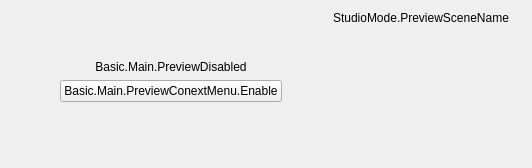
  <widget class="QWidget" name="centralwidget">
   <layout class="QVBoxLayout" name="verticalLayout">
    <item>
     <layout class="QHBoxLayout" name="horizontalLayout_2">
      <item>
       <layout class="QHBoxLayout" name="previewLayout">
        <property name="spacing">
         <number>2</number>
        </property>
        <item>
         <widget class="QFrame" name="previewDisabledWidget">
          <property name="sizePolicy">
           <sizepolicy hsizetype="Expanding" vsizetype="Expanding">
            <horstretch>0</horstretch>
            <verstretch>0</verstretch>
           </sizepolicy>
          </property>
          <layout class="QVBoxLayout" name="verticalLayout_7">
           <item>
            <spacer name="verticalSpacer_2">
             <property name="orientation">
              <enum>Qt::Vertical</enum>
             </property>
             <property name="sizeHint" stdset="0">
              <size>
               <width>20</width>
               <height>40</height>
              </size>
             </property>
            </spacer>
           </item>
           <item>
            <widget class="QLabel" name="label">
             <property name="sizePolicy">
              <sizepolicy hsizetype="Preferred" vsizetype="Preferred">
               <horstretch>0</horstretch>
               <verstretch>0</verstretch>
              </sizepolicy>
             </property>
             <property name="text">
              <string>Basic.Main.PreviewDisabled</string>
             </property>
             <property name="alignment">
              <set>Qt::AlignCenter</set>
             </property>
            </widget>
           </item>
           <item>
            <layout class="QHBoxLayout" name="horizontalLayout">
             <item>
              <spacer name="horizontalSpacer_2">
               <property name="orientation">
                <enum>Qt::Horizontal</enum>
               </property>
               <property name="sizeHint" stdset="0">
                <size>
                 <width>40</width>
                 <height>20</height>
                </size>
               </property>
              </spacer>
             </item>
             <item>
              <widget class="QPushButton" name="enablePreviewButton">
               <property name="text">
                <string>Basic.Main.PreviewConextMenu.Enable</string>
               </property>
              </widget>
             </item>
             <item>
              <spacer name="horizontalSpacer_3">
               <property name="orientation">
                <enum>Qt::Horizontal</enum>
               </property>
               <property name="sizeHint" stdset="0">
                <size>
                 <width>40</width>
                 <height>20</height>
                </size>
               </property>
              </spacer>
             </item>
            </layout>
           </item>
           <item>
            <spacer name="verticalSpacer_3">
             <property name="orientation">
              <enum>Qt::Vertical</enum>
             </property>
             <property name="sizeHint" stdset="0">
              <size>
               <width>20</width>
               <height>40</height>
              </size>
             </property>
            </spacer>
           </item>
          </layout>
         </widget>
        </item>
        <item>
         <layout class="QVBoxLayout" name="previewTextLayout">
          <property name="spacing">
           <number>0</number>
          </property>
          <item>
           <widget class="QLabel" name="previewLabel">
            <property name="sizePolicy">
             <sizepolicy hsizetype="Ignored" vsizetype="Preferred">
              <horstretch>0</horstretch>
              <verstretch>0</verstretch>
             </sizepolicy>
            </property>
            <property name="text">
             <string>StudioMode.PreviewSceneName</string>
            </property>
            <property name="alignment">
             <set>Qt::AlignLeading|Qt::AlignLeft|Qt::AlignVCenter</set>
            </property>
            <property name="themeID" stdset="0">
             <string>previewProgramLabels</string>
            </property>
           </widget>
          </item>
          <item>
           <widget class="OBSBasicPreview" name="preview" native="true">
            <property name="sizePolicy">
             <sizepolicy hsizetype="Expanding" vsizetype="Expanding">
              <horstretch>0</horstretch>
              <verstretch>0</verstretch>
             </sizepolicy>
            </property>
            <property name="minimumSize">
             <size>
              <width>32</width>
              <height>32</height>
             </size>
            </property>
            <property name="focusPolicy">
             <enum>Qt::ClickFocus</enum>
            </property>
            <property name="contextMenuPolicy">
             <enum>Qt::CustomContextMenu</enum>
            </property>
            <addaction name="actionRemoveSource"/>
           </widget>
          </item>
         </layout>
        </item>
       </layout>
      </item>
     </layout>
    </item>
    <item>
     <widget class="QFrame" name="contextContainer">
      <property name="sizePolicy">
       <sizepolicy hsizetype="Preferred" vsizetype="Preferred">
        <horstretch>0</horstretch>
        <verstretch>0</verstretch>
       </sizepolicy>
      </property>
      <property name="minimumSize">
       <size>
        <width>0</width>
        <height>0</height>
       </size>
      </property>
      <property name="maximumSize">
       <size>
        <width>16777215</width>
        <height>0</height>
       </size>
      </property>
      <layout class="QHBoxLayout" name="horizontalLayout9">
       <property name="spacing">
        <number>6</number>
       </property>
       <property name="sizeConstraint">
        <enum>QLayout::SetDefaultConstraint</enum>
       </property>
       <property name="leftMargin">
        <number>6</number>
       </property>
       <property name="topMargin">
        <number>4</number>
       </property>
       <property name="rightMargin">
        <number>6</number>
       </property>
       <property name="bottomMargin">
        <number>4</number>
       </property>
       <item>
        <widget class="QFrame" name="contextSubContainer">
         <property name="sizePolicy">
          <sizepolicy hsizetype="Preferred" vsizetype="Preferred">
           <horstretch>0</horstretch>
           <verstretch>0</verstretch>
          </sizepolicy>
         </property>
         <property name="minimumSize">
          <size>
           <width>0</width>
           <height>0</height>
          </size>
         </property>
         <layout class="QHBoxLayout" name="horizontalLayout_5">
          <property name="spacing">
           <number>6</number>
          </property>
          <property name="leftMargin">
           <number>0</number>
          </property>
          <property name="topMargin">
           <number>0</number>
          </property>
          <property name="rightMargin">
           <number>0</number>
          </property>
          <property name="bottomMargin">
           <number>0</number>
          </property>
          <item>
           <widget class="QLabel" name="contextSourceIcon">
            <property name="sizePolicy">
             <sizepolicy hsizetype="Fixed" vsizetype="Fixed">
              <horstretch>0</horstretch>
              <verstretch>0</verstretch>
             </sizepolicy>
            </property>
            <property name="minimumSize">
             <size>
              <width>22</width>
              <height>22</height>
             </size>
            </property>
            <property name="maximumSize">
             <size>
              <width>22</width>
              <height>22</height>
             </size>
            </property>
            <property name="text">
             <string/>
            </property>
           </widget>
          </item>
          <item>
           <widget class="QLabel" name="contextSourceLabel">
            <property name="sizePolicy">
             <sizepolicy hsizetype="Preferred" vsizetype="Fixed">
              <horstretch>0</horstretch>
              <verstretch>0</verstretch>
             </sizepolicy>
            </property>
            <property name="minimumSize">
             <size>
              <width>160</width>
              <height>22</height>
             </size>
            </property>
            <property name="maximumSize">
             <size>
              <width>160</width>
              <height>22</height>
             </size>
            </property>
            <property name="text">
             <string>TextLabel</string>
            </property>
           </widget>
          </item>
          <item>
           <widget class="QLabel" name="contextSourceIconSpacer">
            <property name="sizePolicy">
             <sizepolicy hsizetype="Fixed" vsizetype="Fixed">
              <horstretch>0</horstretch>
              <verstretch>0</verstretch>
             </sizepolicy>
            </property>
            <property name="minimumSize">
             <size>
              <width>22</width>
              <height>22</height>
             </size>
            </property>
            <property name="maximumSize">
             <size>
              <width>22</width>
              <height>22</height>
             </size>
            </property>
            <property name="text">
             <string/>
            </property>
           </widget>
          </item>
          <item>
           <widget class="Line" name="line_3">
            <property name="orientation">
             <enum>Qt::Vertical</enum>
            </property>
           </widget>
          </item>
          <item>
           <widget class="QPushButton" name="sourcePropertiesButton">
            <property name="sizePolicy">
             <sizepolicy hsizetype="Minimum" vsizetype="Fixed">
              <horstretch>0</horstretch>
              <verstretch>0</verstretch>
             </sizepolicy>
            </property>
            <property name="minimumSize">
             <size>
              <width>0</width>
              <height>22</height>
             </size>
            </property>
            <property name="toolTip">
             <string>SourceProperties</string>
            </property>
            <property name="text">
             <string>Properties</string>
            </property>
            <property name="icon">
             <iconset resource="obs.qrc">
              <normaloff>:/settings/images/settings/general.svg</normaloff>:/settings/images/settings/general.svg</iconset>
            </property>
            <property name="flat">
             <bool>false</bool>
            </property>
            <property name="themeID2" stdset="0">
             <string notr="true">contextBarButton</string>
            </property>
           </widget>
          </item>
          <item>
           <widget class="QPushButton" name="sourceFiltersButton">
            <property name="minimumSize">
             <size>
              <width>0</width>
              <height>22</height>
             </size>
            </property>
            <property name="toolTip">
             <string>SourceFilters</string>
            </property>
            <property name="text">
             <string>Filters</string>
            </property>
            <property name="icon">
             <iconset resource="obs.qrc">
              <normaloff>:/res/images/filter.svg</normaloff>:/res/images/filter.svg</iconset>
            </property>
            <property name="flat">
             <bool>false</bool>
            </property>
            <property name="themeID2" stdset="0">
             <string notr="true">contextBarButton</string>
            </property>
           </widget>
          </item>
          <item>
           <widget class="QPushButton" name="sourceInteractButton">
            <property name="minimumSize">
             <size>
              <width>0</width>
              <height>22</height>
             </size>
            </property>
            <property name="toolTip">
             <string>Interact</string>
            </property>
            <property name="text">
             <string>Interact</string>
            </property>
            <property name="icon">
             <iconset resource="obs.qrc">
              <normaloff>:/res/images/interact.svg</normaloff>:/res/images/interact.svg</iconset>
            </property>
            <property name="flat">
             <bool>false</bool>
            </property>
            <property name="themeID2" stdset="0">
             <string notr="true">contextBarButton</string>
            </property>
           </widget>
          </item>
          <item>
           <widget class="Line" name="line">
            <property name="orientation">
             <enum>Qt::Vertical</enum>
            </property>
           </widget>
          </item>
         </layout>
        </widget>
       </item>
       <item>
        <widget class="QFrame" name="emptySpace">
         <property name="sizePolicy">
          <sizepolicy hsizetype="Expanding" vsizetype="Minimum">
           <horstretch>0</horstretch>
           <verstretch>0</verstretch>
          </sizepolicy>
         </property>
         <property name="minimumSize">
          <size>
           <width>0</width>
           <height>22</height>
          </size>
         </property>
         <layout class="QHBoxLayout" name="horizontalLayout_6">
          <property name="spacing">
           <number>0</number>
          </property>
          <property name="leftMargin">
           <number>0</number>
          </property>
          <property name="topMargin">
           <number>0</number>
          </property>
          <property name="rightMargin">
           <number>0</number>
          </property>
          <property name="bottomMargin">
           <number>0</number>
          </property>
         </layout>
        </widget>
       </item>
      </layout>
     </widget>
    </item>
   </layout>
  </widget>
